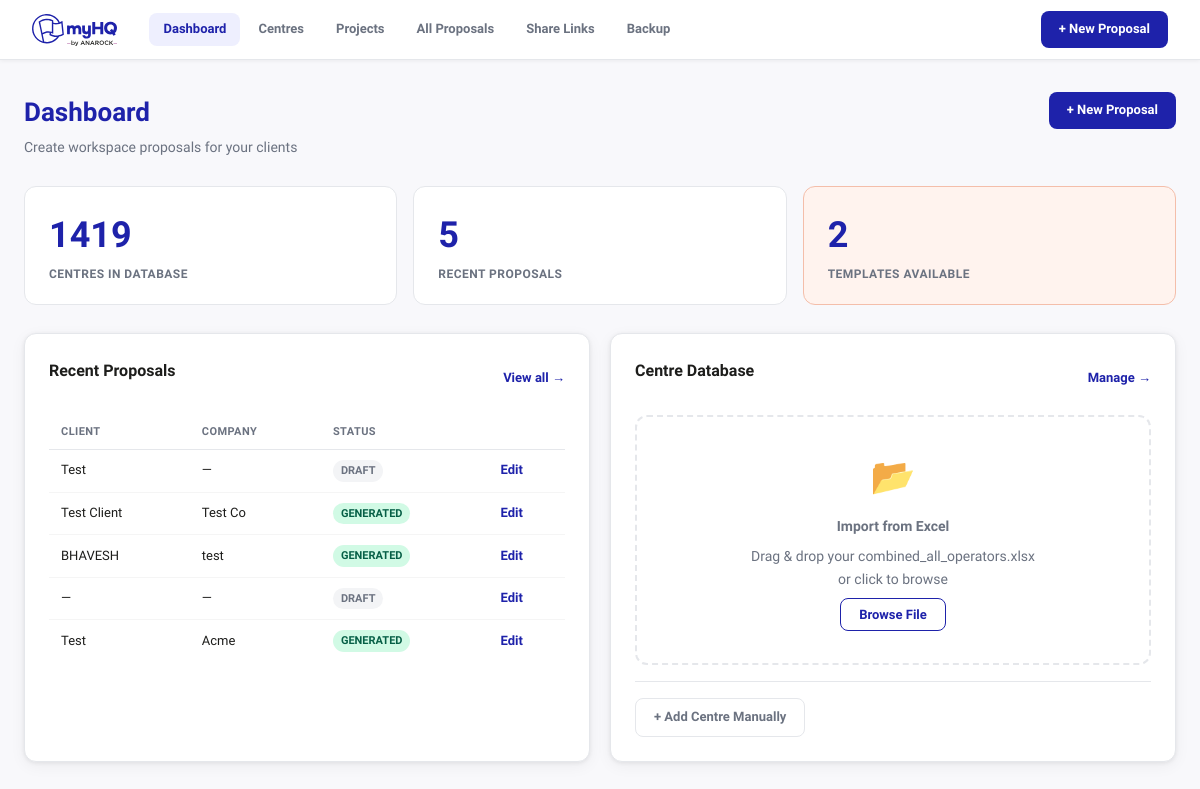
Before: / with the older database file.
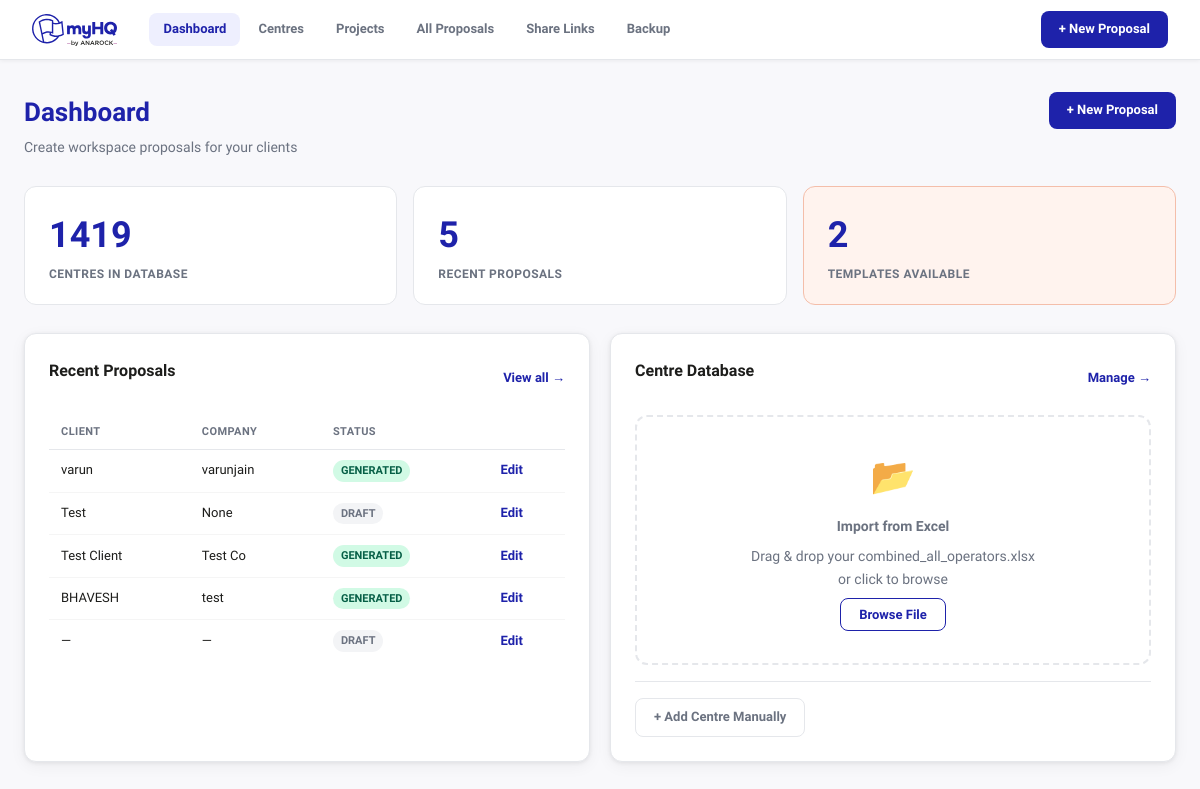
After: the same page with the newer database file.
### tables this page shows
CREATE TABLE proposals (
            id INTEGER PRIMARY KEY AUTOINCREMENT,
            title TEXT,
            template TEXT DEFAULT 'london',
            client_name TEXT,
            client_company TEXT,
            client_email TEXT,
            client_location TEXT,
            team_size TEXT,
            space_type TEXT,
            area_required TEXT,
            budget TEXT,
            duration TEXT,
            selected_centres TEXT DEFAULT '[]',
            manual_centres TEXT DEFAULT '[]',
            status TEXT DEFAULT 'draft',
            pptx_filename TEXT,
            created_at DATETIME DEFAULT CURRENT_TIMESTAMP
        , pdf_filename TEXT);

### app.py (the view)
@app.route('/')
def index():
    with get_db() as conn:
        centres = conn.execute('SELECT id,name,city,space_type,brand,price_from,price_unit FROM centres ORDER BY name').fetchall()
        proposals = conn.execute('SELECT id,title,client_name,client_company,status,created_at FROM proposals ORDER BY created_at DESC LIMIT 5').fetchall()
        centre_count = conn.execute('SELECT COUNT(*) FROM centres').fetchone()[0]
    return render_template('index.html', centres=centres, proposals=proposals, centre_count=centre_count)

### app.py (called while the page is built)
def get_db():
    conn = sqlite3.connect(DB_PATH)
    conn.row_factory = sqlite3.Row
    return conn

### templates/index.html (shortened to what this page needs)
{% extends 'base.html' %}
{% block content %}
<div class="page-header">
  <div>
    <h1>Dashboard</h1>
    <p class="subtitle">Create workspace proposals for your clients</p>
  </div>
  <a href="/proposals/new" class="btn btn-primary">+ New Proposal</a>
</div>
<div class="stats-row">
  <div class="stat-card">
    <div class="stat-num">{{ centre_count }}</div>
    <div class="stat-label">Centres in Database</div>
  </div>
  <div class="stat-card">
    <div class="stat-num">{{ proposals|length }}</div>
    <div class="stat-label">Recent Proposals</div>
  </div>
  <div class="stat-card blush">
    <div class="stat-num">2</div>
    <div class="stat-label">Templates Available</div>
  </div>
</div>
<div class="grid-2col">
  <div class="card">
    <div class="card-header">
      <h2>Recent Proposals</h2>
      <a href="/proposals" class="link-sm">View all →</a>
    </div>
    {% if proposals %}
    <table class="table">
      <thead><tr><th>Client</th><th>Company</th><th>Status</th><th></th></tr></thead>
      <tbody>
      {% for p in proposals %}
      <tr>
        <td>{{ p.client_name or '—' }}</td>
        <td>{{ p.client_company or '—' }}</td>
        <td><span class="badge badge-{{ p.status }}">{{ p.status }}</span></td>
        <td><a href="/proposals/{{ p.id }}" class="link-sm">Edit</a></td>
      </tr>
      {% endfor %}
      </tbody>
    </table>
    {% else %}
    <div class="empty-state">
      <p>No proposals yet.</p>
      <a href="/proposals/new" class="btn btn-primary">Create your first</a>
    </div>
    {% endif %}
  </div>
  <div class="card">
    <div class="card-header">
      <h2>Centre Database</h2>
      <a href="/centres" class="link-sm">Manage →</a>
    </div>
    <div class="import-zone" id="importZone">
      <div class="import-icon">📂</div>
      <p><strong>Import from Excel</strong></p>
      <p class="text-muted">Drag & drop your combined_all_operators.xlsx<br>or click to browse</p>
      <button class="btn btn-outline" onclick="document.getElementById('excelInput').click()">Browse File</button>
    </div>
    <div class="card-footer">
      <a href="/centres/add-page" class="btn btn-ghost">+ Add Centre Manually</a>
    </div>
  </div>
</div>
{% endblock %}

Changed rows visible on the page:
no longer on this page (row unchanged): proposals: client_name "Test", client_company "Acme", status "GENERATED"
added proposals: client_name "varun", client_company "varunjain", status "GENERATED"
changed proposals "Test": client_company "—" → "None"
